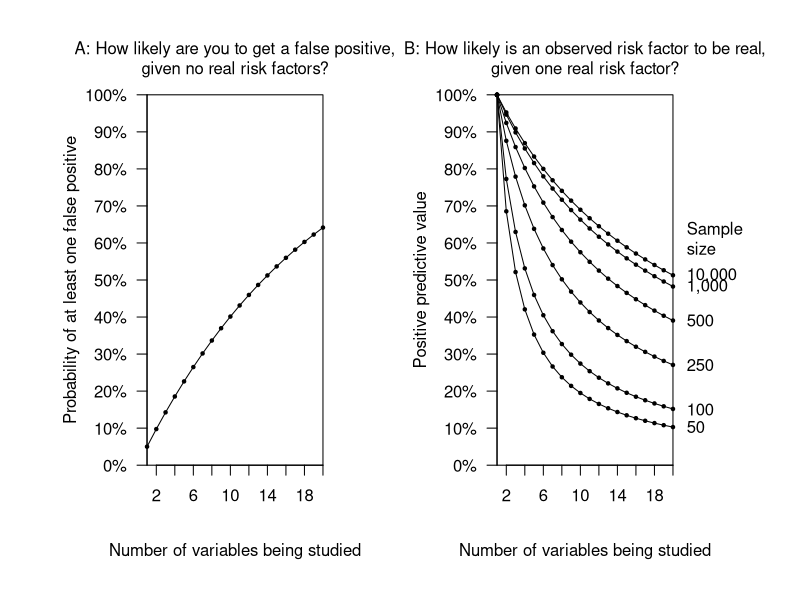

Here is the R script that generated this plot:
# This code shows how multiple testing affects the interpretation of statistical significance 

library(pwr)

# ------------------------
# chance of false positive
# ------------------------

# where number of true effects is zero

tests <- 1:20
fpr <- 1 - 0.95 ^ tests

# --------------------
# ppv = TP / (TP + FP)
# --------------------

# assuming no risk of false negative

ppv <- function (nvar = 10, neffect = 1, obs = 50, d = 0.1) {
  prob_FN <- 1 - pwr.norm.test(d = d, n = obs)$power
  FN <- neffect * prob_FN
  TP <- neffect - FN
  FP <- 0.05 * (nvar - neffect)
  TN <- nvar - (neffect + FP)
  c(ppv = TP / (TP + FP))
}


samples <- c(50, 100, 250, 500, 1000, 10000)
inputs_ppv <- expand.grid(nvar = 1:20, neffect = 1:5, obs = samples)
inputs_ppv$ppv <- ppv(nvar = inputs_ppv$nvar, 
                      neffect = inputs_ppv$neffect, 
                      obs = inputs_ppv$obs)
inputs_ppv <- inputs_ppv[inputs_ppv$neffect <= inputs_ppv$nvar,]

# -----
# plots
# -----

png('Fig4.png', height = 7, width = 12, units = 'in', res = 300)

par(mar = c(5, 7, 3, 1), oma = c(1, 0, 1, 5), mfrow = c(1, 2), xpd = NA)

# Panel A

plot(1, type = 'n', xlim = c(1, 20), ylim = c(0, 1), axes = F, xlab = NA, ylab = NA)

points(tests, fpr, pch = 20, cex = 0.7)
lines(tests, fpr)
axis(1, 1:10 * 2, pos = 0)
axis(2, 0:10/10, paste0(0:10*10, '%'), las = 2, pos = 1)
rect(1, 0, 20, 1)
title(xlab = 'Number of variables being studied')
title(ylab = 'Probability of at least one false positive')
text(10.5, 1.1, 'A: How likely are you to get a false positive,\ngiven no real risk factors?')

# panel B

ys <- inputs_ppv[inputs_ppv$neffect == 1 & inputs_ppv$nvar == 20, 'ppv']

plot(1, type = 'n', xlim = c(1, 20), ylim = c(0, 1), axes = F, xlab = NA, ylab = NA)

lapply(seq_along(samples), function (x) {
  with(inputs_ppv[inputs_ppv$neffect == 1 & inputs_ppv$obs == samples[x],], {
    points(nvar, ppv, pch = 20, cex = 0.7)
    lines(nvar, ppv)
  })
})
axis(1, 1:10 * 2, pos = 0)
axis(2, 0:10/10, paste0(0:10*10, '%'), las = 2, pos = 1)
rect(1, 0, 20, 1)
title(xlab = 'Number of variables being studied')
title(ylab = 'Positive predictive value')
text(10.5, 1.1, "B: How likely is an observed risk factor to be real,\ngiven one real risk factor?")
text(21.5, ys, prettyNum(samples, big.mark = ','), adj = 0)
text(21.5, max(ys) + 0.1, 'Sample\nsize', adj = 0)

dev.off()
